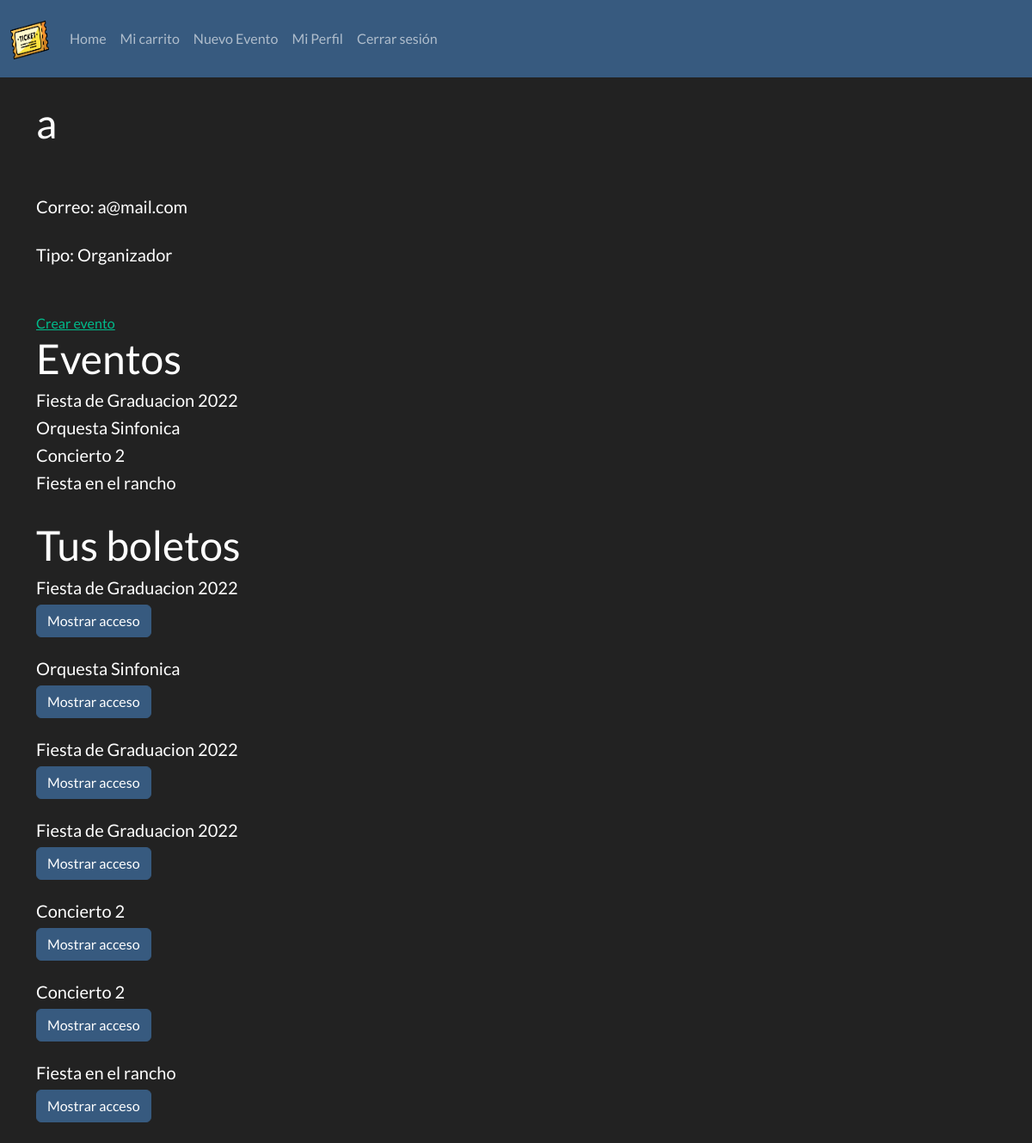
The page /user/a (signed in) on the database its author committed.
### app/models.py (models this page shows, shortened)
class User(db.Model, UserMixin):
	id = db.Column(db.Integer, primary_key=True)
	nombre = db.Column(db.String(320), nullable=False)
	username = db.Column(db.String(25), unique=True, nullable=False)
	email = db.Column(db.String(320), unique=True, nullable=False)
	password = db.Column(db.String(25), nullable=False)
	@hybrid_property
	def tipo(self):
		if Comprador.query.filter_by(id=self.id).first():
			return "Comprador"
		elif Organizador.query.filter_by(id=self.id).first():
			return "Organizador"
	@hybrid_property
	def boletos(self):
		boletos = [boleto for boleto in BoletoPresencial.query.filter_by(user_id=self.id)]
		boletos = boletos + [boleto for boleto in BoletoVirtual.query.filter_by(user_id=self.id)]
		return boletos

class Evento(db.Model):
	id = db.Column(db.Integer, primary_key=True)
	nombre = db.Column(db.String(320), nullable=False)
	descripcion = db.Column(db.Text)
	fecha = db.Column(db.DateTime, nullable=False)
	user_id = db.Column(db.Integer, db.ForeignKey('user.id'), nullable=False)
	precio_general = db.Column(db.Float)
	precio_vip = db.Column(db.Float)

class EventoPresencial(Evento):
	id = db.Column(db.Integer, db.ForeignKey('evento.id'), primary_key=True)
	ubicacion = db.Column(db.String(320), nullable=False)

class Evento(db.Model):
	id = db.Column(db.Integer, primary_key=True)
	nombre = db.Column(db.String(320), nullable=False)
	descripcion = db.Column(db.Text)
	fecha = db.Column(db.DateTime, nullable=False)
	user_id = db.Column(db.Integer, db.ForeignKey('user.id'), nullable=False)
	precio_general = db.Column(db.Float)
	precio_vip = db.Column(db.Float)

class EventoVirtual(Evento):
	id = db.Column(db.Integer, db.ForeignKey('evento.id'), primary_key=True)
	sala_virtual = db.Column(db.String(320), nullable=False)

class Boleto(db.Model):
	id = db.Column(db.Integer, primary_key=True)
	user_id = db.Column(db.Integer, db.ForeignKey('user.id'))
	evento_id = db.Column(db.Integer, db.ForeignKey('evento.id'))
	fecha_compra = db.Column(db.DateTime, nullable=False, default=datetime.utcnow)
	comprado = db.Column(db.Integer) # Booleano
	@hybrid_property
	def evento(self):
		return Evento.query.filter_by(id=self.evento_id).first()

class BoletoPresencial(Boleto):
	id = db.Column(db.Integer, db.ForeignKey('boleto.id'), primary_key=True)
	qr_entrada = db.Column(db.String(20), nullable=False)

class BoletoVirtual(Boleto):
	id = db.Column(db.Integer, db.ForeignKey('boleto.id'), primary_key=True)
	link = db.Column(db.String(320), nullable=False)

### app/routes.py (the view)
@app.route('/user/<username>')
@login_required
def profile(username):
	user = User.query.filter_by(username=username).first_or_404()
	user = Comprador.query.filter_by(id=user.id).first() if user.tipo == "Comprador" else Organizador.query.filter_by(id=user.id).first()
	return render_template('profile.html', user=user)

### app/models.py (called while the page is built)
@login_manager.user_loader
def load_user(user_id):
	return User.query.get(int(user_id))

	@hybrid_property
	def eventos(self):
		eventos = [evento for evento in EventoPresencial.query.filter_by(user_id=self.id)]
		eventos = eventos + [evento for evento in EventoVirtual.query.filter_by(user_id=self.id)]
		return eventos

### app/templates/profile.html (shortened to what this page needs)
{% extends 'layout.html' %}
{% block body %}
<br>
	<h1>{{ user.username }}</h1>
	<br><br>
	<h5>Correo: {{ user.email }}</h5>
	<br>
	<h5>Tipo: {{ user.tipo }}</h5>
	<br>
<br>
{% if user.tipo == "Organizador" %}
	<a href="{{ url_for('nuevo_evento') }}" class="button">Crear evento</a>
	<h1>Eventos</h1>
	{% for evento in user.eventos %}
		<h5>{{ evento.nombre }}</h5>
	{% endfor %}
{% endif %}
<br>
	<h1>Tus boletos</h1>
	{% for boleto in user.boletos %}
		{% if boleto.comprado == 1 %}
			<h5>{{ boleto.evento.nombre }}</h5>
			<form action="{{ url_for('mostrar_boleto', boleto_id=boleto.id) }}" method="get">
				<button class="btn btn-primary" name="comprar">Mostrar acceso</button>
			</form>
			<br>
		{% endif %}
	{% endfor %}
{% endblock %}

### rows shown on the page
User: username "a", email "a@mail.com"
EventoPresencial: nombre "Fiesta de Graduacion 2022"
EventoPresencial: nombre "Orquesta Sinfonica"
EventoPresencial: nombre "Concierto 2"
EventoVirtual: nombre "Fiesta en el rancho"
BoletoPresencial: evento.nombre "Fiesta de Graduacion 2022"
BoletoPresencial: evento.nombre "Orquesta Sinfonica"
BoletoPresencial: evento.nombre "Fiesta de Graduacion 2022"
BoletoPresencial: evento.nombre "Fiesta de Graduacion 2022"
BoletoPresencial: evento.nombre "Concierto 2"
BoletoPresencial: evento.nombre "Concierto 2"
BoletoVirtual: evento.nombre "Fiesta en el rancho"

### other values the page prints
{{ user.tipo }} "Organizador"
